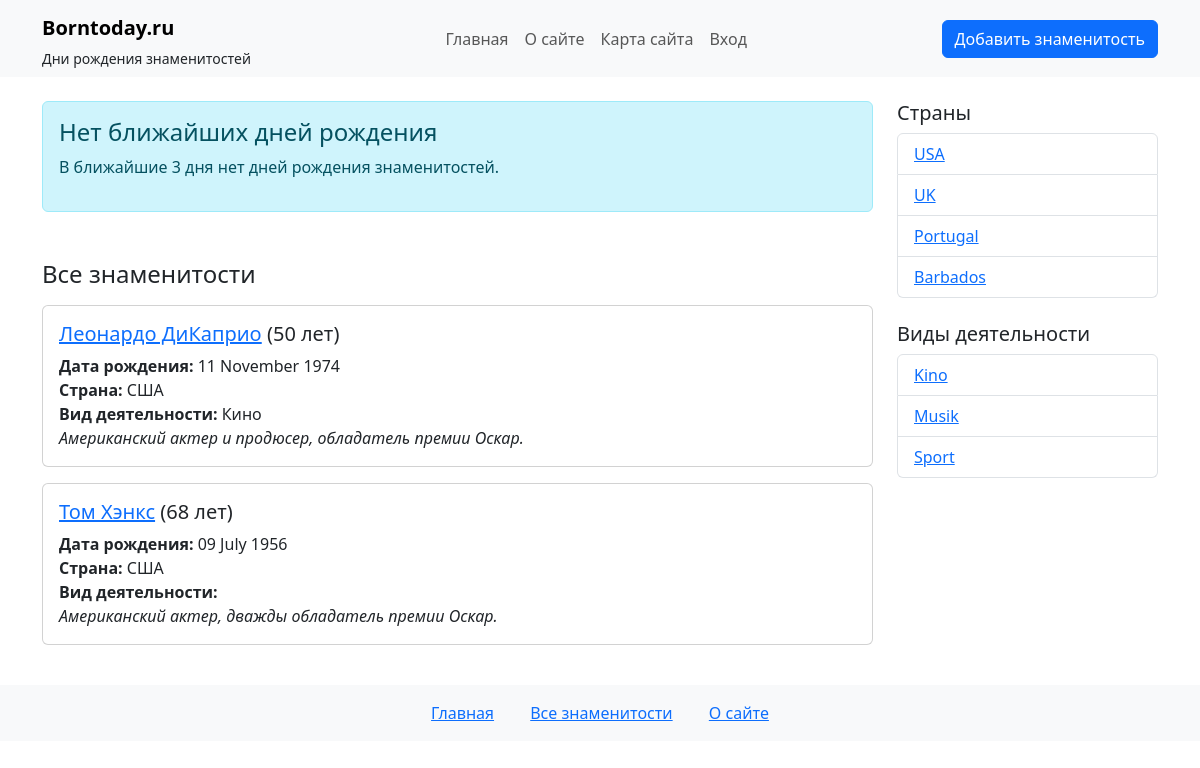
/, run on an earlier commit of the app's database.
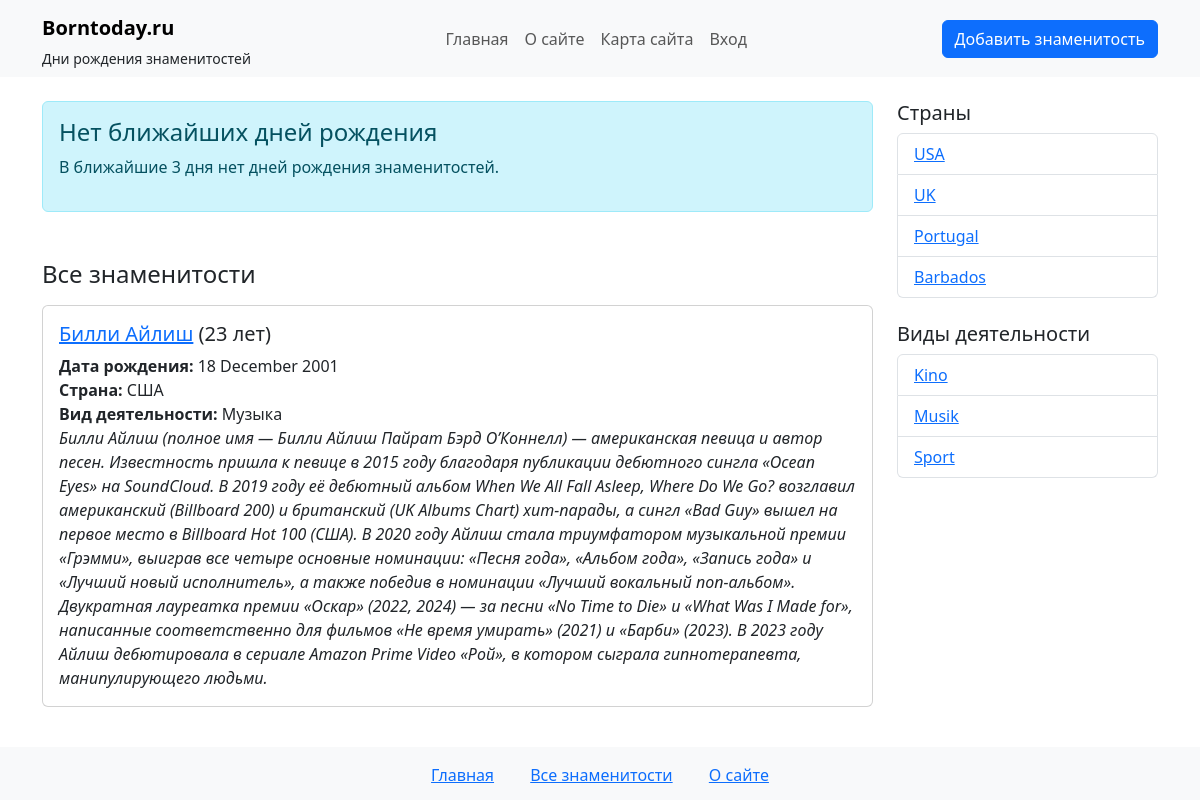
And on a later commit of the database.
### lobzikapp/models.py (models this page shows, shortened)
class Star(models.Model):
    name = models.CharField(max_length=100)  # Имя звезды
    slug = models.SlugField(max_length=255, db_index=True, verbose_name="URL")
    country = models.ForeignKey(Country, on_delete=models.CASCADE, related_name='stars')
    categories = models.ManyToManyField(Category, related_name='stars')
    birth_date = models.DateField()  # Дата рождения
    content = models.TextField()  # Описание звезды
    photo = models.ImageField(upload_to='photos/%Y/%m/%d/', blank=True, null=True, verbose_name="Фотография")
    is_published = models.BooleanField(default=True)  # Флаг публикации
    time_create = models.DateTimeField(auto_now_add=True)  # Дата создания (автоматически)
    time_update = models.DateTimeField(auto_now=True)  # Дата обновления (автоматически)
    def get_age(self):
        today = date.today()
        age = today.year - self.birth_date.year
        if (today.month, today.day) < (self.birth_date.month, self.birth_date.day):
            age -= 1
        return age
    class Meta:
        verbose_name = 'Знаменитость'
        verbose_name_plural = 'Знаменитости'
        ordering = ['-time_create']  # Сортировка по убыванию времени создания
        indexes = [
            models.Index(fields=['-time_create']),  # Индекс для повышения производительности
        ]

class Country(models.Model):
    name = models.CharField(max_length=100)  # Название страны
    slug = models.SlugField(max_length=255, blank=True, unique=False, db_index=True, verbose_name="URL")

class Category(models.Model):
    title = models.CharField(max_length=100)  # Название категории
    slug = models.SlugField(max_length=255, blank=True, unique=False, db_index=True, verbose_name="URL")

### lobzikapp/views.py (the view)
# urls.py: path('', views.index, name='star_index'),  # Главная страница
def index(request):
    all_stars = Star.objects.filter(is_published=True)
    today = date.today()
    tomorrow = today + timedelta(days=1)
    day_after_tomorrow = today + timedelta(days=2)
    today_stars = []
    tomorrow_stars = []
    day_after_tomorrow_stars = []
    for star in all_stars:
        if star.birth_date.month == today.month and star.birth_date.day == today.day:
            today_stars.append(star)
        elif star.birth_date.month == tomorrow.month and star.birth_date.day == tomorrow.day:
            tomorrow_stars.append(star)
        elif star.birth_date.month == day_after_tomorrow.month and star.birth_date.day == day_after_tomorrow.day:
            day_after_tomorrow_stars.append(star)
    countries = Country.objects.all()
    categories = Category.objects.all()
    context = {
        'stars': all_stars,
        'today_stars': today_stars,
        'tomorrow_stars': tomorrow_stars,
        'day_after_tomorrow_stars': day_after_tomorrow_stars,
        'today_date': today,
        'tomorrow_date': tomorrow,
        'day_after_tomorrow_date': day_after_tomorrow,
        'star_countries': countries,
        'star_categories': categories,
        'title': 'Дни рождения звезд'
    }
    return render(request, 'lobzikapp/index.html', context)

### lobzikapp/templates/lobzikapp/index.html (shortened to what this page needs)
{% extends 'lobzikapp/base.html' %}
{% block content %}
{% if today_stars %}
  <h4 class="mb-3">Сегодня день рождения у:</h4>
  {% for star in today_stars %}
    <div class="card mb-3 border-success">
      <div class="card-body">
        <h5 class="card-title">
          <a href="{% url 'star_detail' star.slug %}">{{ star.name }}</a> ({{ star.get_age }} лет)
        </h5>
        <p class="card-text">
          <strong>Дата рождения:</strong> {{ star.birth_date|date:"d E Y" }}<br>
          <strong>Страна:</strong> {{ star.country.name }}<br>
          <strong>Вид деятельности:</strong>
          {% for category in star.categories.all %}
            {{ category.title }}{% if not forloop.last %}, {% endif %}
          {% endfor %}<br>
          <em>{{ star.content }}</em>
        </p>
      </div>
    </div>
  {% endfor %}
{% else %}
  <div class="alert alert-info mb-4">
    <h4 class="alert-heading">Нет ближайших дней рождения</h4>
    <p>В ближайшие 3 дня нет дней рождения знаменитостей.</p>
  </div>
{% endif %}
<h4 class="mt-5 mb-3">Все знаменитости</h4>
{% for star in stars %}
  <div class="card mb-3">
    <div class="card-body">
      <h5 class="card-title">
        <a href="{% url 'star_detail' star.slug %}">{{ star.name }}</a> ({{ star.get_age }} лет)
      </h5>
      <p class="card-text">
        <strong>Дата рождения:</strong> {{ star.birth_date|date:"d E Y" }}<br>
        <strong>Страна:</strong> {{ star.country.name }}<br>
        <strong>Вид деятельности:</strong>
        {% for category in star.categories.all %}
          {{ category.title }}{% if not forloop.last %}, {% endif %}
        {% endfor %}<br>
        <em>{{ star.content }}</em>
      </p>
    </div>
  </div>
{% empty %}
  <p>Нет знаменитостей в базе данных.</p>
{% endfor %}
{% endblock %}

### lobzikapp/templates/lobzikapp/sidebar.html
<div class="col-md-3">
  <h5>Страны</h5>
  <ul class="list-group mb-4">
    {% for country in star_countries %}
    <li class="list-group-item">
      <a href="{% url 'stars_by_country' country.slug %}">{{country.slug}}</a>
    </li>
    {% endfor %}
  </ul>
  <h5>Виды деятельности</h5>
  <ul class="list-group">
    {% for cat in star_categories %}
    <li class="list-group-item">
      <a href="{% url 'stars_by_category' cat.slug %}">{{ cat.slug }}</a>
    </li>
    {% endfor %}
  </ul>
 </div>

What changed in the data, as far as the page shows it:
removed Star: name "Леонардо ДиКаприо", get_age "50", birth_date "11 November 1974", country.name "США", content "Американский актер и продюсер, обладатель премии Оскар.", Category (title "Кино")
removed Star: name "Том Хэнкс", get_age "68", birth_date "09 July 1956", country.name "США", content "Американский актер, дважды обладатель премии Оскар."
added Star: name "Билли Айлиш", get_age "23", birth_date "18 December 2001", country.name "США", content "Билли Айлиш (полное имя — Билли Айлиш Пайрат Бэрд О’Коннелл) — американская певица и автор песен. Известность пришла к певице в 2015 году благодаря публикации дебютного сингла «Ocean Eyes» на SoundCloud. В 2019 году её дебютный альбом When We All Fall Asleep, Where Do We Go? возглавил американский (Billboard 200) и британский (UK Albums Chart) хит-парады, а сингл «Bad Guy» вышел на первое место в Billboard Hot 100 (США). В 2020 году Айлиш стала триумфатором музыкальной премии «Грэмми», выиграв все четыре основные номинации: «Песня года», «Альбом года», «Запись года» и «Лучший новый исполнитель», а также победив в номинации «Лучший вокальный поп-альбом». Двукратная лауреатка премии «Оскар»…", Category (title "Музыка")
